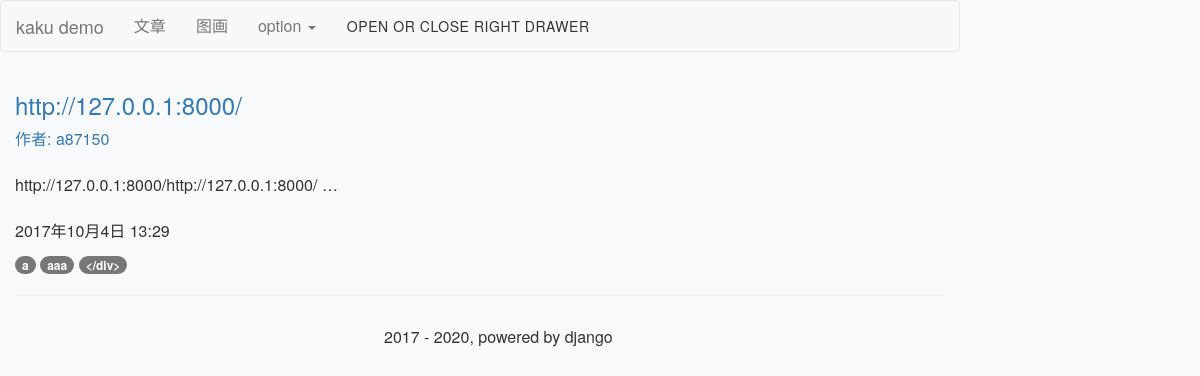
Page /written/ on the committed database.
### written/models.py (models this page shows, shortened)
class Article(models.Model):
    id = models.AutoField(primary_key=True)
    title = models.CharField(_('title'), max_length=50)
    author = models.ForeignKey(settings.AUTH_USER_MODEL, related_name=_('a_author'), on_delete=models.CASCADE)
    content = models.TextField(_('content'))
    excerpt = models.CharField(_('excerpt'), max_length=100, blank=True, null=True)
    created_time = models.DateTimeField(_('created time'), auto_now_add=True)
    last_modified_time = models.DateTimeField(_('last modified time'), auto_now=True)
    views = models.PositiveIntegerField(_('views'), default=0, editable=False)
    likes = models.ManyToManyField(settings.AUTH_USER_MODEL, blank=True, related_name=_('a_likes'))
    tags = models.ManyToManyField(Tag, blank=True, verbose_name=_('tags'))
    comments = GenericRelation(Comment, verbose_name=_('comments'))
    class Meta:
        ordering = ['-created_time']
        verbose_name = _('Article')
        verbose_name_plural = _('Articles')
    def get_absolute_url(self):
        return reverse('written:detail', kwargs={'pk': self.pk})

### users/models.py (models this page shows, shortened)
class User(AbstractUser):
    last_login_ip = models.GenericIPAddressField(unpack_ipv4=True, blank=True, null=True)
    ip_joined = models.GenericIPAddressField(unpack_ipv4=True, blank=True, null=True)
    nickname = models.CharField(max_length=20, unique=True)
    signature = models.CharField(max_length=200, blank=True)
    mugshot = models.ImageField(upload_to=user_mugshot_path)
    mugshot_thumbnail = ImageSpecField(source='mugshot',
                                       processors=[ResizeToFill(96, 96)],
                                       format='JPEG',
                                       options={'quality': 80})
    def __str__(self):
        return self.nickname
    def get_absolute_url(self):
        return reverse('users:detail', args=(self.username,))
    class Meta(AbstractUser.Meta):
        pass

### index/models.py (models this page shows)
class Tag(models.Model):
    name = models.CharField(max_length=30, unique=True)
    def __str__(self):
        return self.name

### written/views.py (the view)
class IndexView(ListView):
    paginate_by = 10
    model = Article
    template_name = "written/index.html"
    context_object_name = "article_list"
    def get_queryset(self):
        return Article.objects.defer('content').prefetch_related('tags')
    def get_context_data(self, **kwargs):
        context = super().get_context_data(**kwargs)
        page_data = pagination_data(context.get('paginator'),
                                    context.get('page_obj'),
                                    context.get('is_paginated'))
        context.update(page_data)
        return context

### index/pagination_data.py (called while the page is built, shortened)
def pagination_data(paginator, page, is_paginated):
    if not is_paginated:
        return {}

### templates/written/index.html (shortened to what this page needs)
{% extends 'base.html' %}
{% block main %}
{% for article in article_list %}
<div>
    <h3>
        <a href="{{ article.get_absolute_url }}">{{ article.title }}</a>
    </h3>
    <a href="{{ article.author.get_absolute_url }}" class="author">作者: {{ article.author }}</a>
    <br></br>
    <div>{{ article.excerpt }}</div>
    <p>{{ article.created_time }}</p>
    <span class="tag-single">
        {% for tag in article.tags.all  %}
        <a class="badge" id="tags" href="/search/?query={{ tag }}" target="_blank">{{ tag }}</a>
    </span>
        {% empty %}
        <div class="no-tag">暂时还没有tag</div>
        {% endfor %}
</div>
<hr>
{% empty %}
    <div class="no-article">暂时还没有发布的文章</div>
{% endfor %}
{% endblock main %}

### templates/base.html (style rules this page uses)
body { font-family: "Helvetica Neue", Helvetica, Arial, sans-serif; font-size: 16px; font-weight: 300; line-height: 1.428571429; color: #333333; background-color: #f8f9fa; word-wrap: break-word; }

### rows in the picture
Article: title "http://127.0.0.1:8000/", author "a87150", excerpt "http://127.0.0.1:8000/http://127.0.0.1:8000/ …", created_time "2017年10月4日 13:29"
Tag: name "a"
Tag: name "aaa"
Tag: name "</div>"
